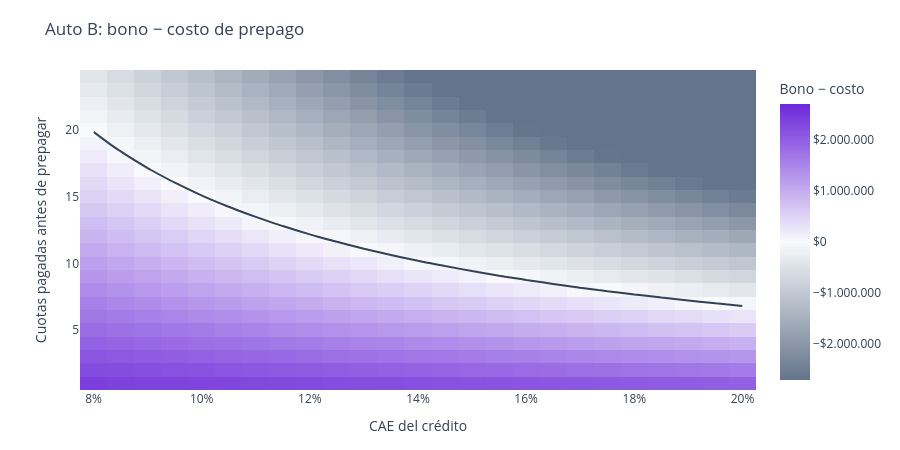

Source (notebook cell):
### Markdown cell above
### Sensibilidad al mes de prepago

Resultado neto (bono − costo) para el Auto B según el CAE y el número de cuotas pagadas antes de prepagar. La línea marca el punto de equilibrio: bajo ella, el bono supera el costo.

El modelo no considera condiciones comerciales como un mínimo de cuotas exigido para mantener el bono.

### Code cell
meses_prepago = np.arange(1, 25)
caes_mapa = np.arange(0.08, 0.2001, 0.005)
neto = np.array([[b.bono - costo_prepago(fin_b, c, MESES, k) for c in caes_mapa] for k in meses_prepago])

fig = go.Figure(go.Heatmap(
    x=caes_mapa, y=meses_prepago, z=neto,
    zmid=0, zmin=-b.bono, zmax=b.bono, colorscale=[[0, "#64748b"], [0.5, "#f8fafc"], [1, "#6D28D9"]],
    colorbar=dict(title="Bono − costo", tickformat="$,.0f"),
    hovertemplate="CAE %{x:.1%} · prepago tras %{y} cuotas<br>Neto: %{z:$,.0f}<extra></extra>",
))
fig.add_contour(x=caes_mapa, y=meses_prepago, z=neto, showscale=False,
                contours=dict(start=0, end=0, size=1, coloring="none"),
                line=dict(color=TINTA, width=2), hoverinfo="skip")
fig.update_xaxes(tickformat=".0%")
estilo(fig, "Auto B: bono − costo de prepago", "CAE del crédito", "Cuotas pagadas antes de prepagar").update_layout(hovermode="closest")

### Figure 1 — Plotly figure (JSON) as saved in the notebook; plotly's stock layout.template omitted (floating-point values rounded to 4 significant figures; data arrays with more than 128 entries replaced by an {"elided": "..."} marker saying what was removed)
{"data": [{"colorbar": {"tickformat": "$,.0f", "title": {"text": "Bono − costo"}}, "colorscale": [[0, "#64748b"], [0.5, "#f8fafc"], [1, "#6D28D9"]], "hovertemplate": "CAE %{x:.1%} · prepago tras %{y} cuotas<br>Neto: %{z:$,.0f}<extra></extra>", "type": "heatmap", "x": [0.08, 0.085, 0.09, 0.095, 0.1, 0.105, 0.11, 0.115, 0.12, 0.125, 0.13, 0.135, 0.14, 0.145, 0.15, 0.155, 0.16, 0.165, 0.17, 0.175, 0.18, 0.185, 0.19, 0.195, 0.2], "y": [1, 2, 3, 4, 5, 6, 7, 8, 9, 10, 11, 12, 13, 14, 15, 16, 17, 18, 19, 20, 21, 22, 23, 24], "z": {"elided": "24x25 float values"}, "zmax": 2700000, "zmid": 0, "zmin": -2700000}, {"contours": {"coloring": "none", "end": 0, "size": 1, "start": 0}, "hoverinfo": "skip", "line": {"color": "#334155", "width": 2}, "showscale": false, "type": "contour", "x": [0.08, 0.085, 0.09, 0.095, 0.1, 0.105, 0.11, 0.115, 0.12, 0.125, 0.13, 0.135, 0.14, 0.145, 0.15, 0.155, 0.16, 0.165, 0.17, 0.175, 0.18, 0.185, 0.19, 0.195, 0.2], "y": [1, 2, 3, 4, 5, 6, 7, 8, 9, 10, 11, 12, 13, 14, 15, 16, 17, 18, 19, 20, 21, 22, 23, 24], "z": {"elided": "24x25 float values"}}], "layout": {"font": {"color": "#334155"}, "height": 450, "hovermode": "closest", "margin": {"b": 60, "l": 80, "r": 30, "t": 70}, "separators": ",.", "title": {"text": "Auto B: bono − costo de prepago"}, "width": 900, "xaxis": {"tickformat": ".0%", "title": {"text": "CAE del crédito"}}, "yaxis": {"title": {"text": "Cuotas pagadas antes de prepagar"}}}}
